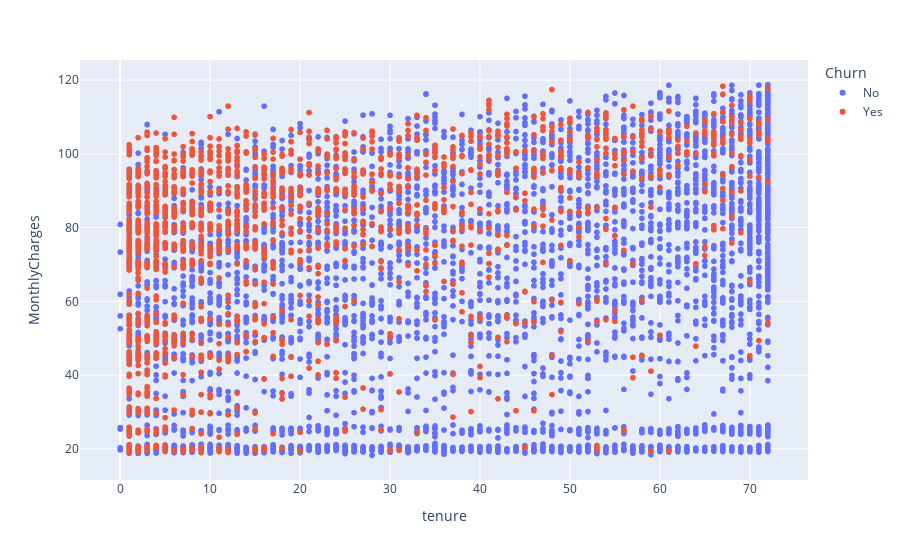

This figure's notebook cell:
### Markdown cell above
# Observation: Customers without a partner churn slightly more than those who have a partner.

### Code cell
fig = px.scatter(df, x='tenure', y='MonthlyCharges', color='Churn', hover_data=['gender', 'Contract', 'InternetService'])
fig.show()

### Figure 1 — Plotly figure (JSON) as saved in the notebook; plotly's stock layout.template omitted (floating-point values rounded to 4 significant figures; data arrays with more than 128 entries replaced by an {"elided": "..."} marker saying what was removed)
{"data": [{"customdata": {"elided": "5174x3 str values"}, "hovertemplate": "Churn=No<br>tenure=%{x}<br>MonthlyCharges=%{y}<br>gender=%{customdata[0]}<br>Contract=%{customdata[1]}<br>InternetService=%{customdata[2]}<extra></extra>", "legendgroup": "No", "marker": {"color": "#636efa", "symbol": "circle"}, "mode": "markers", "name": "No", "showlegend": true, "type": "scattergl", "x": {"elided": "5174 int values"}, "xaxis": "x", "y": {"elided": "5174 float values"}, "yaxis": "y"}, {"customdata": {"elided": "1869x3 str values"}, "hovertemplate": "Churn=Yes<br>tenure=%{x}<br>MonthlyCharges=%{y}<br>gender=%{customdata[0]}<br>Contract=%{customdata[1]}<br>InternetService=%{customdata[2]}<extra></extra>", "legendgroup": "Yes", "marker": {"color": "#EF553B", "symbol": "circle"}, "mode": "markers", "name": "Yes", "showlegend": true, "type": "scattergl", "x": {"elided": "1869 int values"}, "xaxis": "x", "y": {"elided": "1869 float values"}, "yaxis": "y"}], "layout": {"legend": {"title": {"text": "Churn"}, "tracegroupgap": 0}, "margin": {"t": 60}, "xaxis": {"anchor": "y", "domain": [0, 1], "title": {"text": "tenure"}}, "yaxis": {"anchor": "x", "domain": [0, 1], "title": {"text": "MonthlyCharges"}}}}
